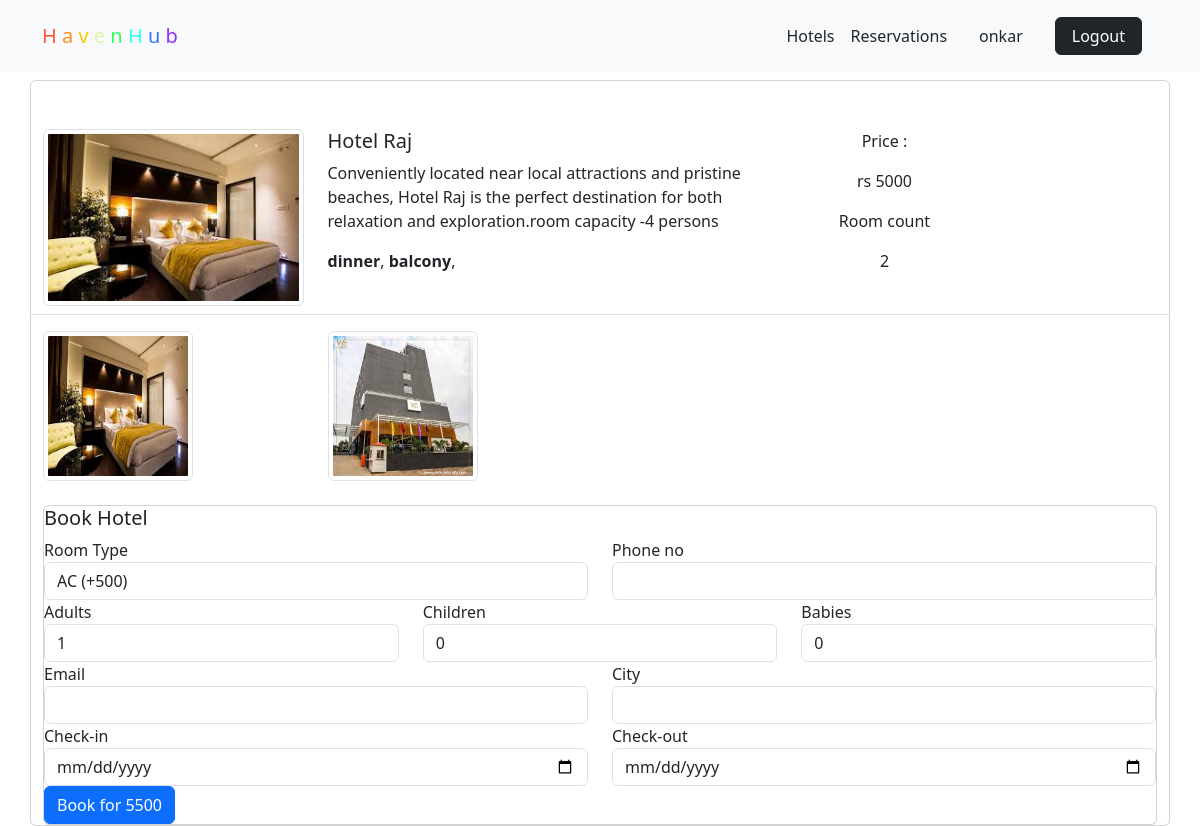
/hotel-detail/eab0a9415a7b4a6482ccd68a088f038c/ (signed in), run on the app's committed database.
### home/models.py (models this page shows, shortened)
class BaseModel(models.Model):
    uid=models.UUIDField(default=uuid.uuid4,editable=False,primary_key=True)
    created_at=models.DateField(auto_now_add=True)
    updated_at=models.DateField(auto_now_add=True)
    class Meta:
        abstract = True

class Hotel(BaseModel):
    hotel_name=models.CharField(max_length=100)
    hotel_price=models.IntegerField()
    description=models.TextField()
    place=models.TextField()
    amenities=models.ManyToManyField(Amenities)
    room_count=models.IntegerField(default=10)

class hotelimages(BaseModel):
    hotel=models.ForeignKey(Hotel,related_name="hotel_images",on_delete=models.CASCADE)
    images = models.ImageField(upload_to = "hotels")

class Amenities(BaseModel):
    amenity_name=models.CharField(max_length=100)

### home/views.py (the view, shortened to what this page needs)
# urls.py: path('hotel-detail/<uid>/', views.hotel_detail, name='hotel_detail'),
def hotel_detail(request, uid):
    hotel_obj = get_object_or_404(Hotel, uid=uid)
    return render(request, 'hotel_detail.html', {'hotel_obj': hotel_obj})

### templates/hotel_detail.html (shortened to what this page needs)
{% extends "layouts/struct.html" %}
{% block content %}
  <nav class="navbar navbar-expand-lg navbar-light bg-body-tertiary pt-3 pb-3 " >
    <div class="container">
      <a class="navbar-brand me-2" href="{% url 'index' %}">
        <span class="multicolor">
          <span style="color: #FF5733;">H</span>
          <span style="color: #FF8D1A;">a</span>
          <span style="color: #FFC300;">v</span>
          <span style="color: #DAF7A6;">e</span>
          <span style="color: #33FF57;">n</span>
          <span style="color: #33FFF3;">H</span>
          <span style="color: #3375FF;">u</span>
          <span style="color: #8A33FF;">b</span>
        </span>
      </a>
      <div class="d-flex align-items-center px-3">
        <a class="nav-link" href="{% url 'index' %}">Hotels</a>
          <a class="nav-link px-3" href="{% url 'reservation' %}">Reservations</a>
      <div class="d-flex align-items-center">
        {% if request.user.is_authenticated %}
          <span class="me-3 px-3">{{ request.user.username }}</span>
          <a data-mdb-ripple-init class="btn btn-dark px-3" href="{% url 'logout' %}" role="button">
            Logout
          </a>
        {% else %}
            <a href="{% url 'login' %}" class="btn btn-link px-3 me-2">Login</a>
            <a href="{% url 'register' %}" class="btn btn-primary me-3">Sign up</a>
        {% endif %}
      </div>
    </div>
  </div>
  </nav>
<div class="container mt-2 pt-5 card">
    <div class="row search-card-result">
        <div class="col-md-3 ">
            <img class="img-thumbnail" src="/media/{{ hotel_obj.hotel_images.first.images }}" alt="Card image cap">
        </div>
        <div class="col-md-5">
            <h5>{{ hotel_obj.hotel_name }}</h5>
            <p>
                {{ hotel_obj.description|truncatechars:950 }}
            </p>
            <p>
                {% for amenitie in hotel_obj.amenities.all %}
                <b>{{ amenitie.amenity_name }}</b>,
                {% endfor %}
            </p>
        </div>
        <div class="col-md-2 border-left text-center more-offers">
            <p>Price : </p>
            <p>rs {{ hotel_obj.hotel_price }}</p>
            <p>Room count</p>
            <p>{{ hotel_obj.room_count }}</p>
        </div>
        <div class="col-md-2 border-left text-center more-offers">
        </div>
    </div>
    <div class="row border-top mt-2">
        {% for image in hotel_obj.hotel_images.all %}
        <div class="col-md-3 mt-3 ">
            <img class="img-thumbnail" src="/media/{{ image.images }}" style="height: 150px; width:150px;">
        </div>
        {% endfor %}
    </div>
    {% if request.user.is_authenticated %}
    <div class="filter-card card mt-4">
        <h5>Book Hotel</h5>
        <form method="post">
            <div class="row form-group">
                <div class="col-md-6">
                    <label for="room_type">Room Type</label>
                    <select name="room_type" id="room_type" class="form-control" onchange="updateTotalPrice()">
                        <option value="AC">AC (+500)</option>
                    </select>
                </div>
                <div class="col-md-6">
                    <label for="pno">Phone no</label>
                    <input type="text" name="pno" id="pno" class="form-control" required>
                </div>
            </div>
            <div class="row form-group">
                <div class="col-md-4">
                    <label for="adults_count">Adults</label>
                    <input type="number" name="adults_count" id="adults_count" class="form-control" min="1" max="4" value="1">
                </div>
                <div class="col-md-4">
                    <label for="children_count">Children</label>
                    <input type="number" name="children_count" id="children_count" class="form-control" min="0" value="0">
                </div>
                <div class="col-md-4">
                    <label for="babies_count">Babies</label>
                    <input type="number" name="babies_count" id="babies_count" class="form-control" min="0" value="0">
                </div>
            </div>
            <div class="row form-group">
                <div class="col-md-6">
                    <label for="email">Email</label>
                    <input type="email" name="email" id="email" class="form-control" required>
                </div>
                <div class="col-md-6">
                    <label for="city">City</label>
                    <input type="text" name="city" id="city" class="form-control" required>
                </div>
            </div>
            <div class="row form-group">
                <div class="col-md-6">
                    <label for="checkin">Check-in</label>
                    <input type="date" name="checkin" id="checkin" class="form-control" required>
                </div>
                <div class="col-md-6">
                    <label for="checkout">Check-out</label>
                    <input type="date" name="checkout" id="checkout" class="form-control" required>
                </div>
            </div>
            <div class="row form-group">
                <div class="col-md-12">
                    <input type="submit" id="submit-btn" class="btn btn-primary btn-block" value="Book">
                </div>
            </div>
        </form>
    </div>
    {% else %}
    <a href="{% url 'login' %}" class="btn btn-primary">Login</a>
    {% endif %}
</div>
{% endblock %}

### data on the page
Hotel: hotel_images.first.images (picture), hotel_name "Hotel Raj", description "Conveniently located near local attractions and pristine beaches, Hotel Raj is the perfect destination for both relaxation and exploration.room capacity -4 persons", hotel_price "5000", room_count "2"
Amenities: amenity_name "dinner"
Amenities: amenity_name "balcony"
hotelimages: images (picture)
hotelimages: images (picture)

### other printed values
{{ request.user.username }} "onkar"
